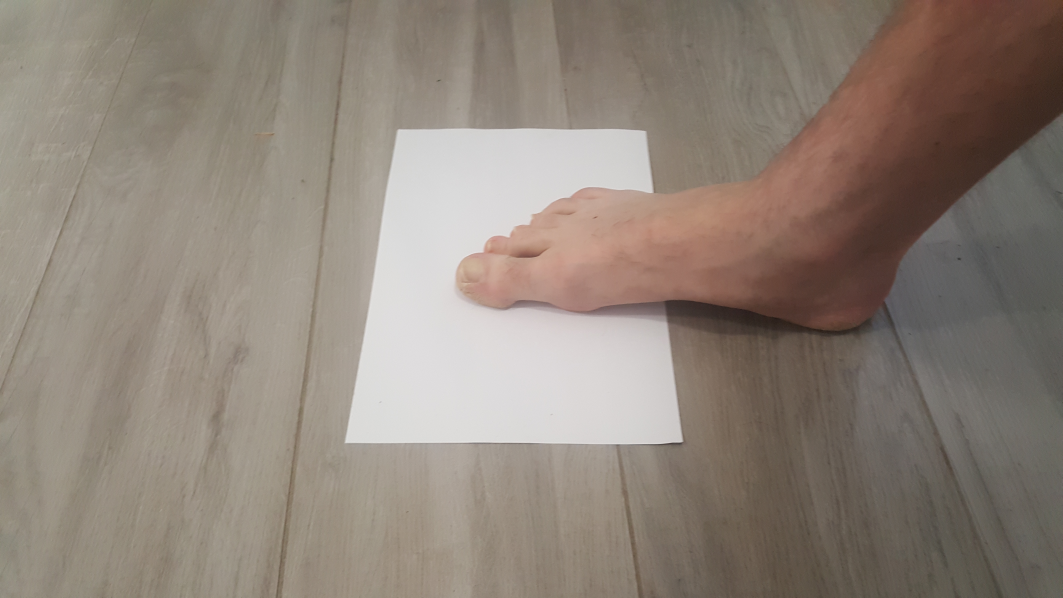
#> input picture resources/images/20200526_121130.jpg, 5312 x 2988 px (shown at 1/5 size)
$ python thresholds.py
#> lines starting #> are read from the running program, lines starting #| are printed output that depends on the picture; after the words box and inside, x2 and y2 are one past the last pixel; in counts of white or black regions, pixels touching at a corner belong together
import cv2 as cv
import numpy as np

main_win_name = "threshold"
titles = {
    0: "Binary",
    1: "Binary Inverted",
    2: "Threshold Truncated",
    3: "Threshold to Zero",
    4: "Threshold to Zero Inverted",
    7: "Threshold Mask",
    8: "Threshold Otsu",
}


def on_trackbar_change(val):
    # 0: Binary
    # 1: Binary Inverted
    # 2: Threshold Truncated
    # 3: Threshold to Zero
    # 4: Threshold to Zero Inverted
    # 8: Threshold Otsu
    for threshold_type in 0, 1, 2, 3, 4, 8:

        thresh = src_blur

        threshold_value = cv.getTrackbarPos("Threshold", main_win_name)
        threshold_value, thresh = cv.threshold(thresh, threshold_value, 255, threshold_type)

        de_kernel = cv.getStructuringElement(cv.MORPH_RECT, (5, 5))
        iterations = cv.getTrackbarPos("Iterations", main_win_name)
        thresh = cv.dilate(thresh, de_kernel, iterations=iterations)

        thresh = cv.erode(thresh, de_kernel, iterations=iterations)

        canny = cv.getTrackbarPos("Canny", main_win_name)
        thresh = cv.Canny(thresh, canny, canny * 3)

        contours, hierarchy = cv.findContours(thresh, cv.RETR_EXTERNAL, cv.CHAIN_APPROX_SIMPLE)

        max_corners = cv.getTrackbarPos("Corners", main_win_name)
        # corners = cv.goodFeaturesToTrack(thresh, max_corners, 0.01, 100)

        thresh = cv.cvtColor(thresh, cv.COLOR_GRAY2BGR)

        hulls_corners = ''
        paper_area = 0
        for contour in contours:
            hull = cv.convexHull(contour)

            hull_approx = cv.approxPolyDP(hull, 3, True)
            hull_approx_area = cv.contourArea(hull_approx)
            if (len(hull_approx) == 4) & (hull_approx_area > paper_area):
                paper_area = hull_approx_area

            hulls_corners += '{},'.format(len(hull_approx))
            # [5 lines of commented-out code are left out]
            cv.drawContours(thresh, [hull_approx], -1, (255, 0, 255), thickness=4)
            # cv.drawContours(thresh, [hull], -1, (255, 0, 0), thickness=4)

        cv.putText(thresh, "contours count {}".format(len(contours)), (10, 10), cv.FONT_HERSHEY_PLAIN, 1, (255, 255, 255))
        cv.putText(thresh, "all approx corners {}".format(hulls_corners), (10, 30), cv.FONT_HERSHEY_PLAIN, 1,
                   (255, 255, 255))
        cv.putText(thresh, "threshold {}".format(threshold_value), (10, 50), cv.FONT_HERSHEY_PLAIN, 1, (255, 255, 255))
        cv.putText(thresh, "img {} {} {}".format(len(thresh[0]), len(thresh), len(thresh[0]) * len(thresh)), (10, 70), cv.FONT_HERSHEY_PLAIN, 1, (255, 255, 255))
        cv.putText(thresh, "paper area {}".format(paper_area), (10, 90), cv.FONT_HERSHEY_PLAIN, 1, (255, 255, 255))

        # [10 lines of commented-out code are left out]

        y = 0
        x_multiplier = threshold_type

        if threshold_type > 4:
            y = len(src)
            x_multiplier = threshold_type - 7

        x = x_multiplier * len(src[0])

        win_name = "{} {}".format(main_win_name, titles.get(threshold_type))
        cv.imshow(win_name, thresh)
        cv.moveWindow(win_name, x, y)


if __name__ == '__main__':
    print(cv.getVersionString())
    src = cv.imread('resources/images/20200526_121130.jpg', cv.IMREAD_GRAYSCALE)
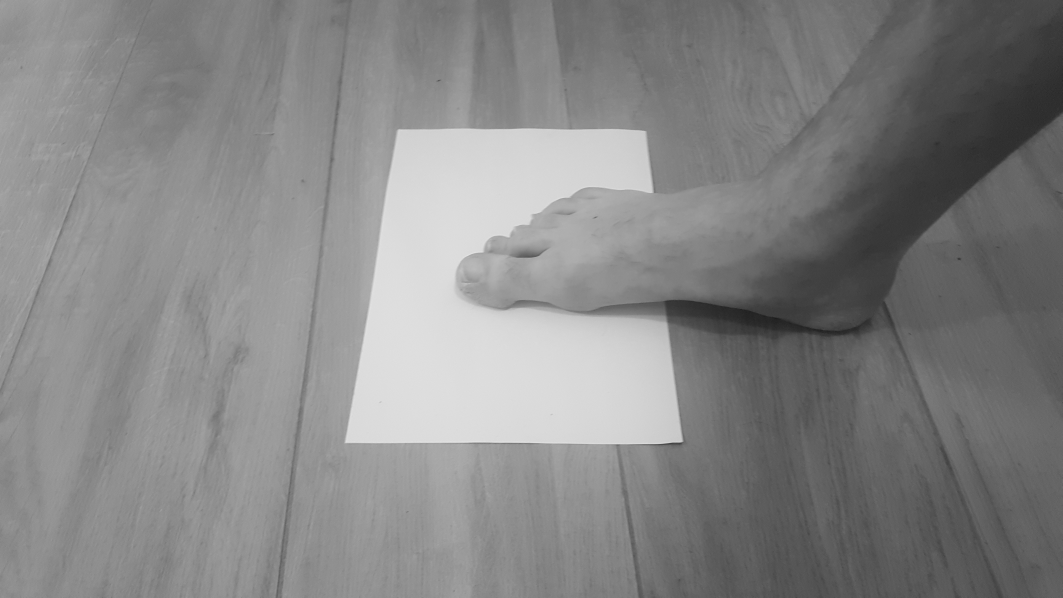
#> src: shape (2988, 5312) (shown at 1/5 size); min 14, max 240, mean 133.6
    src = cv.resize(src, None, fx=0.09, fy=0.09)
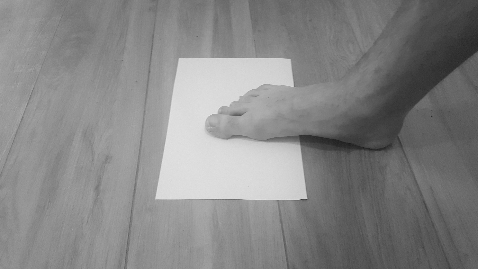
#> src: shape (269, 478); min 26, max 228, mean 133.5
    cv.namedWindow(main_win_name, cv.WINDOW_AUTOSIZE)
    cv.imshow(main_win_name, src)
    # src_gray = cv.cvtColor(src, cv.COLOR_BGR2GRAY)
    src_blur = cv.GaussianBlur(src, (7, 7), 0)
    threshold = 190
    cv.createTrackbar("Threshold", main_win_name, threshold, 255, on_trackbar_change)
    cv.createTrackbar("Canny", main_win_name, 60, 255, on_trackbar_change)
    cv.createTrackbar("Iterations", main_win_name, 2, 10, on_trackbar_change)
    cv.createTrackbar("Corners", main_win_name, 4, 50, on_trackbar_change)
    on_trackbar_change(-1)
#> in on_trackbar_change, `threshold_value, thresh = cv.threshold(thresh, threshold_value, 255, t..`:
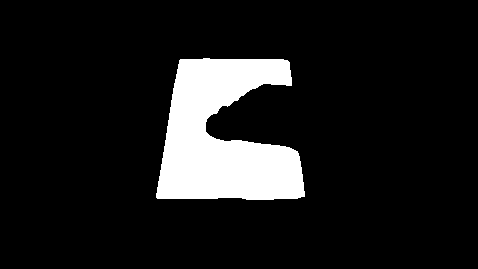
#> thresh: shape (269, 478); 10.9% white; 1 white region, box (x1, y1, x2, y2) and area: (156, 58, 305, 200) 13977
#> in on_trackbar_change, `threshold_value, thresh = cv.threshold(thresh, threshold_value, 255, t..`: threshold_value = 190
#> in on_trackbar_change, `thresh = cv.dilate(thresh, de_kernel, iterations=iterations)`:
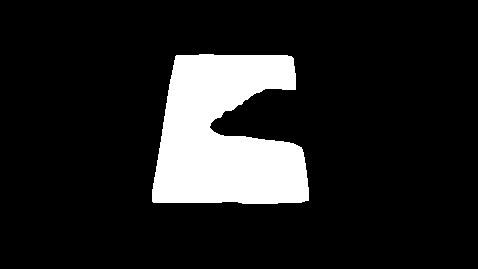
#> thresh: shape (269, 478); 13.3% white; 1 white region, box (x1, y1, x2, y2) and area: (152, 54, 309, 204) 17093
#> in on_trackbar_change, `thresh = cv.erode(thresh, de_kernel, iterations=iterations)`: thresh: shape (269, 478); 10.9% white; 1 white region, box (x1, y1, x2, y2) and area: (156, 58, 305, 200) 13997
#> in on_trackbar_change, `thresh = cv.Canny(thresh, canny, canny * 3)`:
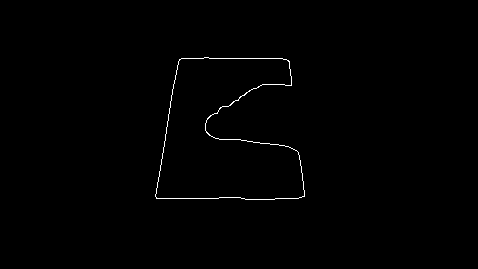
#> thresh: shape (269, 478); 0.53% white in thin lines or dots, all inside (x1, y1, x2, y2) = (155, 57, 305, 200)
#> in on_trackbar_change, `contours, hierarchy = cv.findContours(thresh, cv.RETR_EXTERNAL, cv.CHA..`: contours = 1 contour; box (x1, y1, x2, y2) and area: (155, 57, 305, 200) 14013
#> the loop in on_trackbar_change, `for contour in contours:` made 1 pass
#> (hull_approx, hull_approx_area, paper_area, hulls_corners) on pass 1: ([[179, 59], [289, 61], [304, 196], [156, 198]], 17673, 17673, '4,')
#> after the loop in on_trackbar_change, `for contour in contours:`:
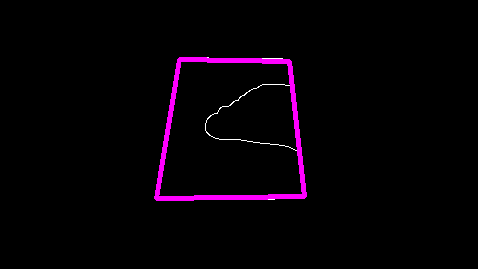
#> thresh: shape (269, 478, 3); mean B, G, R 5.7, 0.5, 5.7
#> after the loop in on_trackbar_change, `for contour in contours:`: paper_area = 17673
#> in on_trackbar_change, `cv.putText(thresh, "paper area {}".format(paper_area), (10, 90), cv.FO..`:
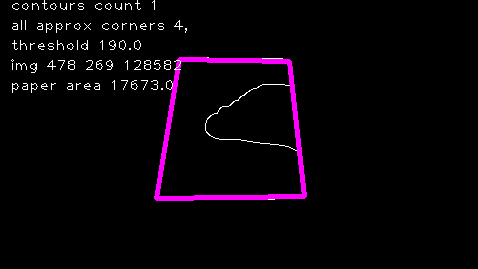
#> thresh: shape (269, 478, 3); mean B, G, R 8.4, 3.2, 8.4
#> in on_trackbar_change, `x = x_multiplier * len(src[0])`: x = 0
    cv.waitKey()
